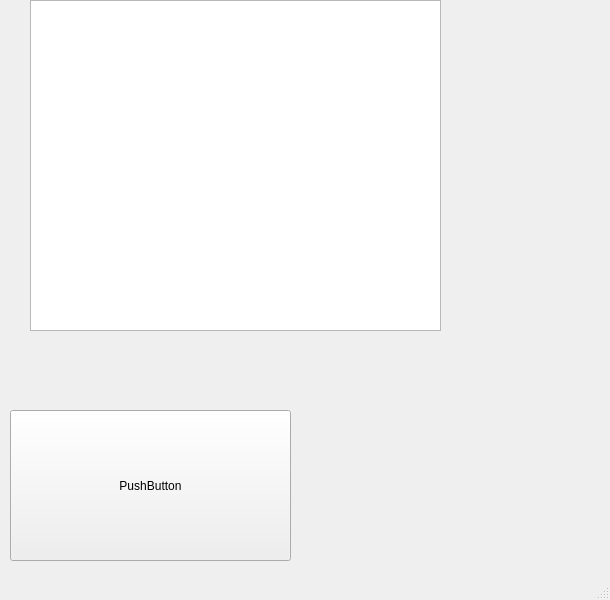
<?xml version="1.0" encoding="UTF-8"?>
<ui version="4.0">
 <class>MainWindow</class>
 <widget class="QMainWindow" name="MainWindow">
  <property name="geometry">
   <rect>
    <x>0</x>
    <y>0</y>
    <width>610</width>
    <height>600</height>
   </rect>
  </property>
  <property name="windowTitle">
   <string>MainWindow</string>
  </property>
  <widget class="QWidget" name="centralwidget">
   <widget class="QPushButton" name="pushButton">
    <property name="geometry">
     <rect>
      <x>10</x>
      <y>410</y>
      <width>281</width>
      <height>151</height>
     </rect>
    </property>
    <property name="text">
     <string>PushButton</string>
    </property>
   </widget>
   <widget class="QListWidget" name="listWidget">
    <property name="geometry">
     <rect>
      <x>30</x>
      <y>0</y>
      <width>411</width>
      <height>331</height>
     </rect>
    </property>
   </widget>
  </widget>
  <widget class="QStatusBar" name="statusbar"/>
 </widget>
 <resources/>
 <connections/>
</ui>
